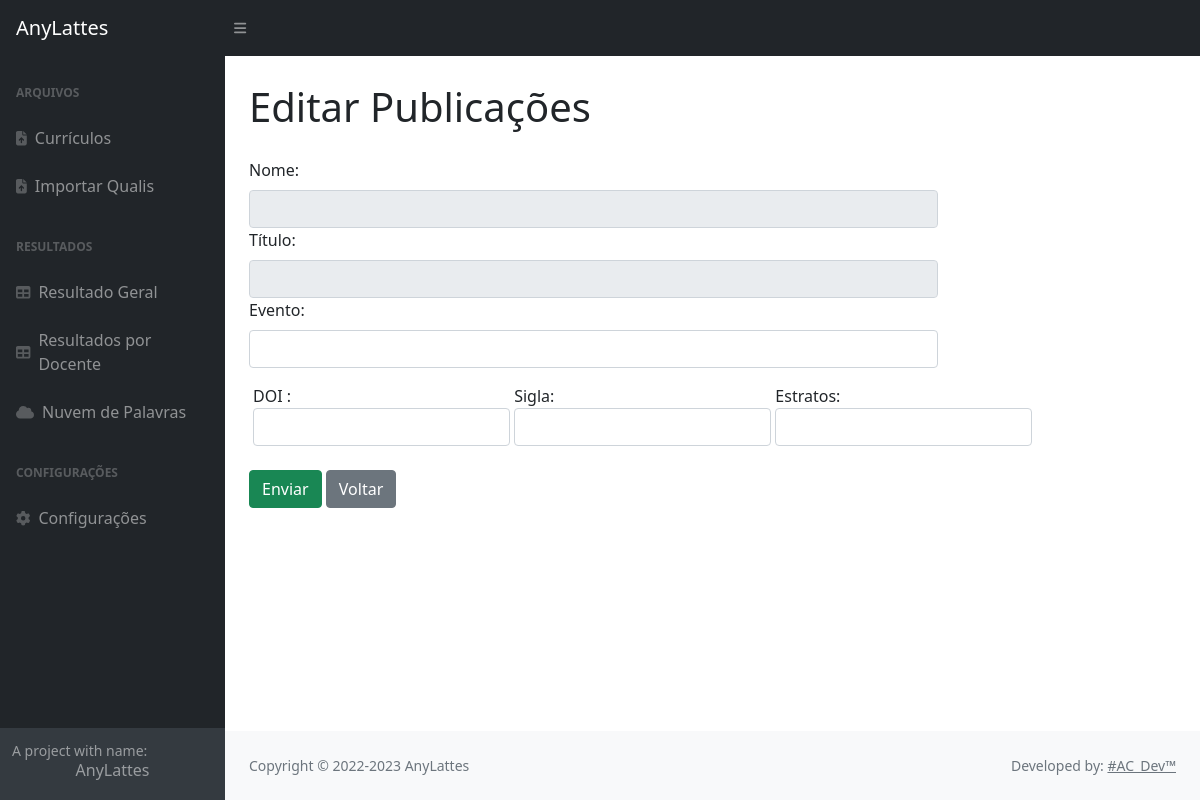
/edita_publicacao_docente/10, run on an earlier commit of the app's database.
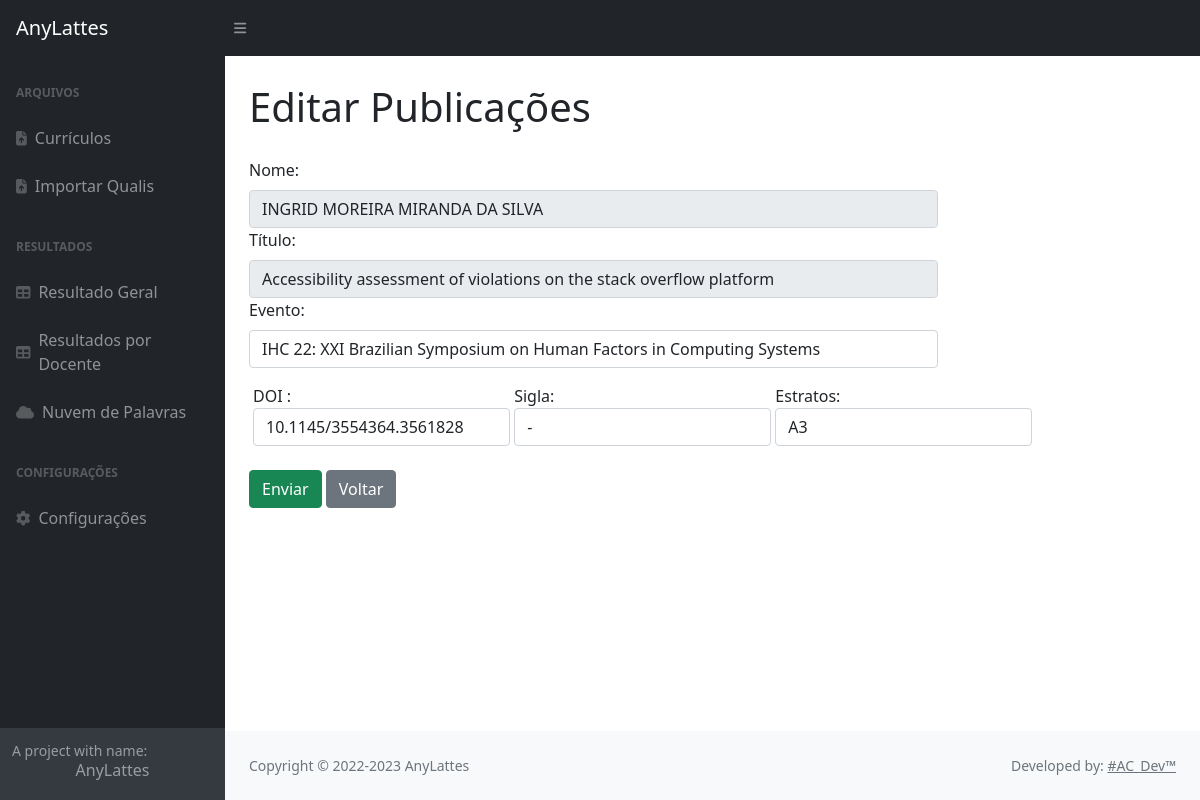
And on a later commit of the database.
### tables this page shows
CREATE TABLE resultados(
                id INTEGER NOT NULL primary key autoincrement,
                nome_docente text NOT NULL,
                documento text NOT NULL,
                ano_evento text NOT NULL,
                titulo text NOT NULL,
                doi text NOT NULL,
                sigla text NOT NULL,
                nome_evento text NOT NULL,
                autores text NOT NULL,
                estratos text,
                notas REAL,
                versao INTEGER DEFAULT 0 NOT NULL
                );

### app.py (the view)
@app.route("/edita_publicacao_docente/<id>",methods=['POST','GET'])
def edita_publicacao_docente(id):
    mostra = mostra_publicacao(id)
    return render_template('edita_publicacao_docente.html',mostra=mostra)

### models/consulta.py (called while the page is built)
def mostra_publicacao(id):
    sql = "select id, nome_docente, titulo, doi, sigla, nome_evento, estratos from resultados r where id= "+id+";"
    cursor = db.cursor()
    cursor.execute(sql)
    resultado = cursor.fetchone()
    return resultado

### templates/edita_publicacao_docente.html (shortened to what this page needs)
{% extends 'base.html'%}
{%block content%}
<h1>{%block title%}Editar Publicações {%endblock%}</h1>
<form action="{{ url_for('atualiza_docente') }}" method="post" class="form-inline">
    <div class="row">
        <div class="col-md-9">
            <div class="form-group">
                <label for="nome_docente" class="form-label">Nome: </label>
                <input disabled type="text" name="nome_docente" value="{{mostra[1]}}" class="form-control">
            </div>
            <div class="form-group">
                <label for="titulo" class="form-label">Título:</label>
                <input disabled type="text" name="titulo" value="{{mostra[2]}}" class="form-control">
            </div>
            <div class="form-group">
                <label for="nome_docente" class="form-label"> Evento: </label>
                <input type="text" name="nome_evento" value="{{mostra[5]}}" class="form-control">
            </div>
        </div>
        <div class="card-body">
            <div class="row">
                <div class="container">
                    <label for="nome_docente" class="form-label"> DOI :
                        <input type="text" name="doi" value="{{mostra[3]}}" class="form-control col-md-3">
                    </label>
                    <label for="nome_docente" class="form-label">Sigla:
                        <input type="text" name="sigla" value="{{mostra[4]}}" class="form-control">
                    </label>
                    <label for="nome_docente" class="form-label">Estratos:
                        <input type="text" name="estratos" value="{{mostra[6]}}" class="form-control col-md-2">
                    </label>
                </div>
            </div>
        </div>
        <div>
            <button type="submit" class="btn btn-success">Enviar</button>
            <a href="{{url_for('resultado_por_docente')}}" class="btn btn-secondary" type="button">Voltar</a>
        </div>
    </div>
</form>
{%endblock%}

### templates/base.html (shortened to what this page needs)
<!DOCTYPE html>
<html lang="pt-br">
<head>
    <link rel="stylesheet" href="https://cdn.datatables.net/1.11.5/css/jquery.dataTables.min.css">
    <link href="{{url_for('static',filename= 'css/styles.css') }}" rel="stylesheet" />
    <link href="{{url_for('static',filename= 'css/estilos.css') }}" rel="stylesheet" />
    <link href="https://cdnjs.cloudflare.com/ajax/libs/bootstrap-datepicker/1.6.4/css/bootstrap-datepicker.css" rel="stylesheet"/>
</head>
<body class="sb-nav-fixed">
    <nav class="sb-topnav navbar navbar-expand navbar-dark bg-dark">
        <a class="navbar-brand ps-3" href="{{url_for('index')}}">AnyLattes</a>
        <button class="btn btn-link btn-sm order-1 order-lg-0 me-4 me-lg-0" id="sidebarToggle" href="#!"><i class="fas fa-bars"></i></button>
    </nav>
    <div id="layoutSidenav">
        <div id="layoutSidenav_nav">
            <nav class="sb-sidenav accordion sb-sidenav-dark" id="sidenavAccordion">
                <div class="sb-sidenav-menu">
                    <div class="nav">
                        <div class="sb-sidenav-menu-heading">Arquivos</div>
                        <a class="nav-link" href="{{url_for('index')}}">
                            <div class="sb-nav-link-icon"><i class="fas fa-file-upload"></i></div>
                            Currículos
                        </a>
                        <a class="nav-link" href="{{url_for('imports')}}">
                            <div class="sb-nav-link-icon"><i class="fas fa-file-upload"></i></div>
                            Importar Qualis
                        </a>
                        <div class="sb-sidenav-menu-heading">Resultados</div>
                        <a class="nav-link" href="{{url_for('resultado_total')}}">
                            <div class="sb-nav-link-icon"><i class="fas fa-table"></i></div>
                            Resultado Geral
                        </a>
                        <a class="nav-link" href="{{url_for('resultado_por_docente')}}">
                            <div class="sb-nav-link-icon"><i class="fas fa-table"></i></div>
                            Resultados por Docente
                        </a>
                        <a class="nav-link" href="{{url_for('wordcloud')}}">
                            <div class="sb-nav-link-icon"><i class="fas fa-cloud"></i></div>
                            Nuvem de Palavras
                        </a>
                        <div class="sb-sidenav-menu-heading">Configurações</div>
                        <a class="nav-link" href="{{url_for('configuracoes')}}">
                            <div class="sb-nav-link-icon"><i class="fas fa-gear"></i></div>
                            Configurações
                        </a>
                    </div>
                </div>
                <div class="sb-sidenav-footer">
                    <div class="small">A project with name:</div>
                    <h6 style="text-align: center;">AnyLattes</h6>
                </div>
            </nav>
        </div>
        <div id="layoutSidenav_content">
            <main>
                    <div class="container-fluid px-4">
                        {% block content %}
                        {% endblock %}
                    </div>
            </main>
            {%extends 'footer.html'%}

### templates/footer.html (shortened to what this page needs)
<footer class="py-4 bg-light mt-auto">
    <div class="container-fluid px-4">
        <div class="d-flex align-items-center justify-content-between small">
            <div class="text-muted">
                Copyright &copy; 2022-2023 AnyLattes
            </div>
            <div class="text-muted">
                Developed by: <a href="https://github.com/alexcirilo" target="_blank" class="text-muted">#AC_Dev™</a> </small></li>
            </div>
        </div>
    </div>
</footer>
</div>
</div>
</body>
</html>

### static/css/estilos.css (style rules this page uses)
h1 { display: block; margin-block-start: 0.67em; margin-block-end: 0.67em; margin-inline-start: 0px; margin-inline-end: 0px; }

What changed in the data, as far as the page shows it:
added resultados: nome_docente "INGRID MOREIRA MIRANDA DA SILVA", titulo "Accessibility assessment of violations on the stack overflow platform", nome_evento "IHC 22: XXI Brazilian Symposium on Human Factors in Computing Systems", doi "10.1145/3554364.3561828", sigla "-", estratos "A3"
